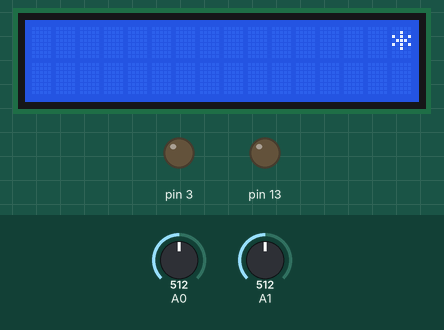
The sketch below on a simulated Arduino Uno, built with avr-gcc and run on an emulated ATmega328P. On the bench: 16×2 character LCD, output pins drawn as LEDs (lit = HIGH). Inputs (shaded band) come from the test bench; at power-on: A0 = 512, A1 = 512.

Above: at 1.2 s.
1.3 s: A0 set to 0
At 1.8 s:
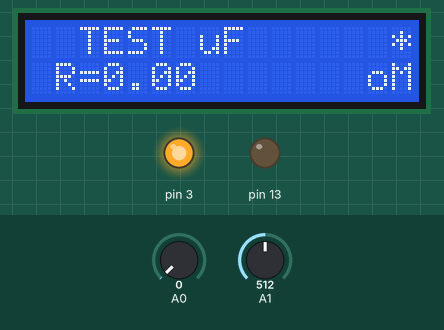
2.8 s: A0 set to 628
4.3 s: A0 set to 661
At 5.5 s:
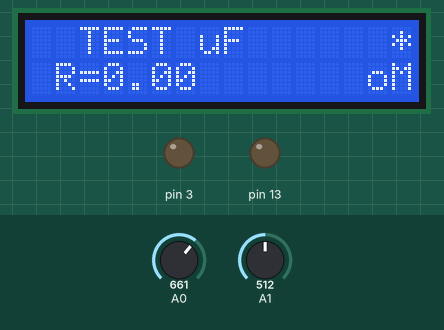
5.8 s: A0 set to 0
At 6.7 s:
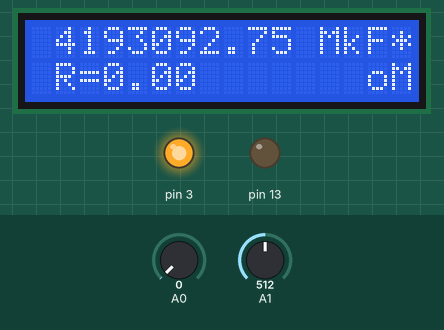
Timing chart, 0 to 8.3 s (numbered marks = the images above; inputs shaded):
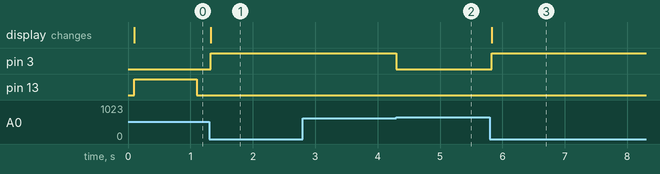

Measured:
- the behaviour switches between 643 and 644 on A0 (found by bisection; images 1 and 2)
- after the input at 1.3 s, pin 3: LOW → HIGH at once; the display: changes at once (image 1)
- after the input at 2.8 s, every drawn part: stays the same
- after the input at 4.3 s, pin 3: HIGH → LOW at once
- after the input at 5.8 s, pin 3: LOW → HIGH at once; the display: first changes at once (image 3 shows a later state)

The sketch:

pred3.ino
```cpp
#include <LiquidCrystal_I2C.h>
LiquidCrystal_I2C lcd(0x27, 16, 2);

void setup() {
   lcd.init();               // инициализация
   lcd.backlight();          // включить подсветку
   pinMode(A0,INPUT);        // для проверки Конденсаторов
}
// переменые
unsigned long timeMill = 0;
const long condesator = 100; //  для конденсатора
const long resistor = 1000;  //  для resistor
                             //  condesator
unsigned long time0,time1,time2;
float c=0;
float yvs0=0;
byte kn=0;
byte mk=0;
byte i=0;                    //  condesator

//resistor1
int Vin=5;        // напряжение на контакте 5V платы arduino
float Vout=0;     // напряжение на контакте A1 платы arduino
float R1=0;       // значение сопротивления известного резистора
float R2=3276;    // значение сопротивления неизвестного резистора
int a2d_data=0;   // Переменная  Резистров
float buffer=0;   // значение Резисторов

                  //resistor1
void loop()
{
  unsigned long inerval = millis();
 if (inerval-timeMill>=condesator)
   {
     timeMill=inerval;        // Сохранить время последнего обновления
                              // далее полный код из проверки конденсатора

     lcd.setCursor(15,0);
     lcd.print("*");
     if(mk==0){               // подбор номинала
     pinMode(13,OUTPUT);
     pinMode(3,INPUT);
     digitalWrite(13,HIGH);
   }

    if(mk==1)
    {      // подбор номинала
      pinMode(3,OUTPUT);
      pinMode(13,INPUT);
      digitalWrite(3,HIGH);
    }

     time0=micros();
    while(analogRead(A0)<644){
      time2=micros()-time0;
      if(time2>=1000000 && mk==0){
      mk=1;
      time0=100000000;
      break;
    }
   }

       time1=micros()-time0;

   while(analogRead(A0)>0){
    pinMode(3,OUTPUT);
    pinMode(13,OUTPUT);
    digitalWrite(3,LOW);
    digitalWrite(13,LOW);
   }

   if(mk==1&&time1<1000){
    mk=0;
   }

    lcd.setCursor(1,0);
    c=time1;
    c=c/1000-yvs0;
    c=abs(c);

   if(time1>=10000000){
    lcd.setCursor(1,0);
    lcd.print(" TEST uF   ");
   }
   else{
    lcd.print(c);

    if(mk==0){
      lcd.print(" NoF    ");
    }
    if(mk==1){
      lcd.print(" MkF       ");
    }
   }
   if(i==0){// калибровка нуля
    i++;
    yvs0=c+0,02;
   }
    // digitalWrite(ledPin, !digitalRead(ledPin));
         a2d_data=analogRead(A1);  // для проверки Резисторов
     if(a2d_data)
      {
        buffer=a2d_data*Vin;
        Vout=(buffer)/1024.0;
        buffer=Vout/(Vin-Vout);
        R2=R1*buffer;
        lcd.setCursor(1,1);
        lcd.print("R=");
        lcd.print(R2);
        lcd.setCursor(14,1);
        lcd.print("oM");
      }

  }


}
```
